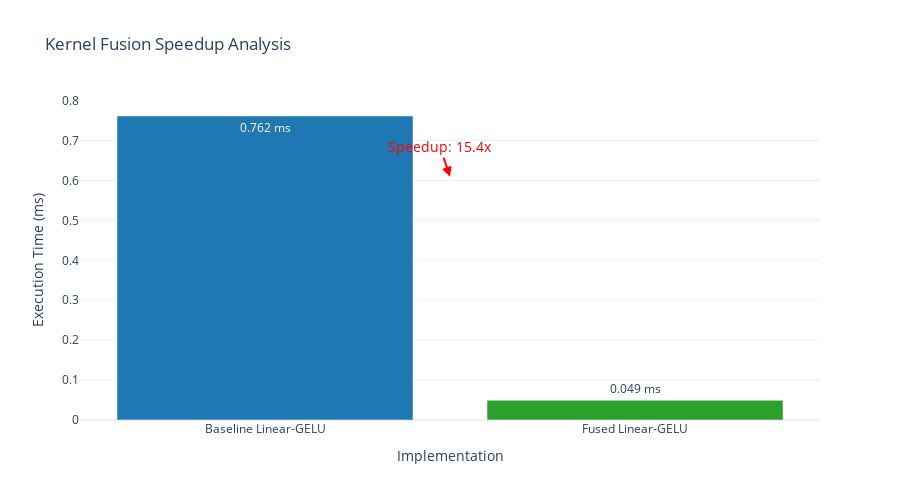

Source (notebook cell):
### Markdown cell above
## 2. Kernel Optimization Analysis

Comprehensive analysis of kernel-level optimizations including fusion, attention mechanisms, and tensor core utilization.

**Key Metrics Analyzed:**
- Kernel fusion speedup analysis
- Attention mechanism performance
- Tensor Core utilization metrics
- Memory bandwidth optimization

**Reference:** Performance Deep Dive Report:200-280 - Kernel optimization methodology

### Code cell
# Kernel Fusion Speedup Analysis (Bar Chart with Speedup Annotation)
def create_fusion_speedup_analysis():
    """Analyze kernel fusion speedup for linear-GELU operations"""
    
    # Extract fusion data
    fusion_data = kernel_data['fusion']
    baseline_time = fusion_data['baseline_linear_gelu']['mean_time_ms']
    fused_time = fusion_data['fused_linear_gelu']['mean_time_ms']
    
    # Calculate speedup
    speedup = baseline_time / fused_time
    
    # Create bar chart
    fig = go.Figure()
    
    fig.add_trace(go.Bar(
        x=['Baseline Linear-GELU', 'Fused Linear-GELU'],
        y=[baseline_time, fused_time],
        name='Execution Time',
        marker_color=['#1f77b4', '#2ca02c'],
        text=[f"{baseline_time:.3f} ms", f"{fused_time:.3f} ms"],
        textposition='auto'
    ))
    
    # Add speedup annotation
    fig.add_annotation(
        x=0.5,
        y=max(baseline_time, fused_time) * 0.8,
        text=f"Speedup: {speedup:.1f}x",
        showarrow=True,
        arrowhead=2,
        arrowsize=1,
        arrowwidth=2,
        arrowcolor="red",
        font=dict(size=14, color="red")
    )
    
    fig.update_layout(
        title="Kernel Fusion Speedup Analysis",
        xaxis_title="Implementation",
        yaxis_title="Execution Time (ms)",
        height=500,
        font=dict(size=12)
    )
    
    return fig, speedup

# Create and display
fusion_fig, speedup = create_fusion_speedup_analysis()
fusion_fig.show()

# Display fusion analysis
print("\n📊 Kernel Fusion Analysis:")
fusion_data = kernel_data['fusion']
baseline_time = fusion_data['baseline_linear_gelu']['mean_time_ms']
fused_time = fusion_data['fused_linear_gelu']['mean_time_ms']
print(f"Baseline Linear-GELU: {baseline_time:.3f} ms")
print(f"Fused Linear-GELU: {fused_time:.3f} ms")
print(f"Speedup: {speedup:.1f}x")
print(f"Time Reduction: {((baseline_time - fused_time) / baseline_time * 100):.1f}%")

### Figure 1 — Plotly figure (JSON) as saved in the notebook; plotly's stock layout.template omitted (floating-point values rounded to 4 significant figures)
{"data": [{"marker": {"color": ["#1f77b4", "#2ca02c"]}, "name": "Execution Time", "text": ["0.762 ms", "0.049 ms"], "textposition": "auto", "type": "bar", "x": ["Baseline Linear-GELU", "Fused Linear-GELU"], "y": [0.7616, 0.04947]}], "layout": {"annotations": [{"arrowcolor": "red", "arrowhead": 2, "arrowsize": 1, "arrowwidth": 2, "font": {"color": "red", "size": 14}, "showarrow": true, "text": "Speedup: 15.4x", "x": 0.5, "y": 0.6093}], "font": {"size": 12}, "height": 500, "title": {"text": "Kernel Fusion Speedup Analysis"}, "xaxis": {"title": {"text": "Implementation"}}, "yaxis": {"title": {"text": "Execution Time (ms)"}}}}
